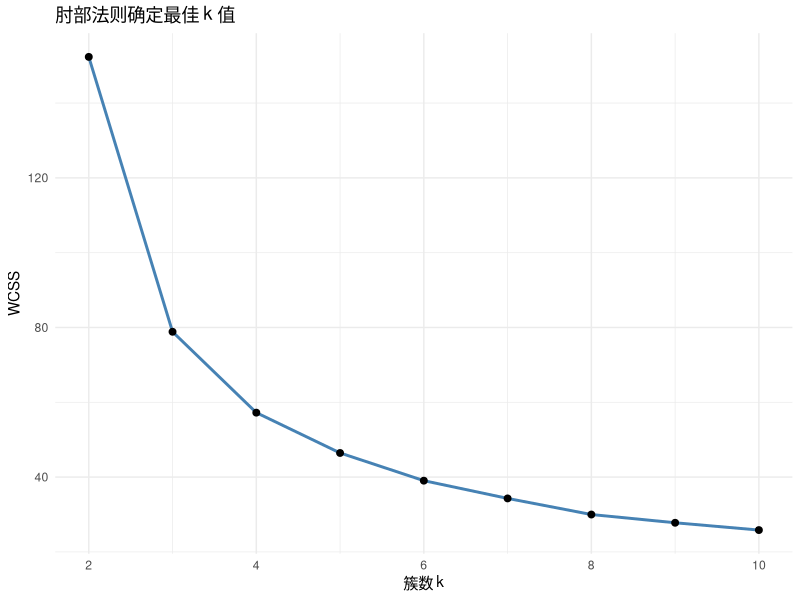
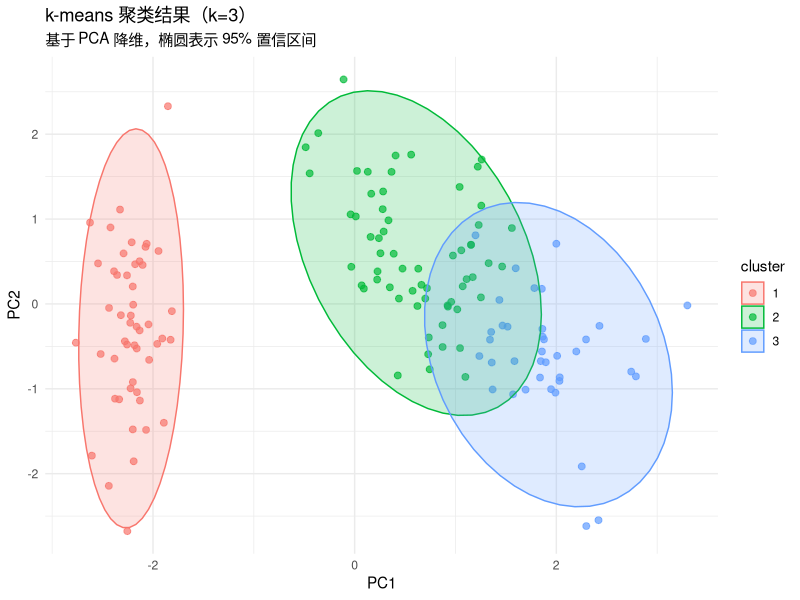
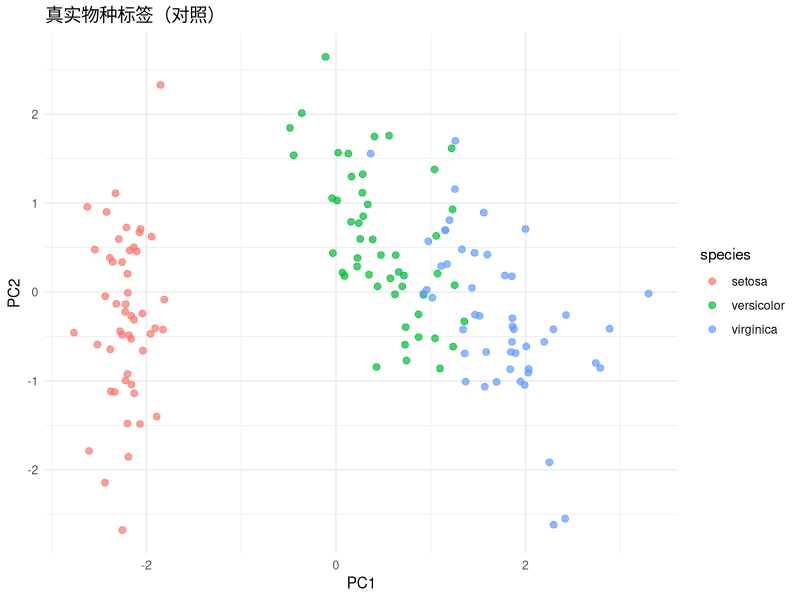

Generate these figures, in order, with R:
## ---- chunk 1
knitr::opts_chunk$set(echo = TRUE, warning = FALSE, message = FALSE)
library(ggplot2)
library(dplyr)
## ---- chunk 2
data(iris)
# 只使用数值特征
iris_features <- iris[, 1:4]
head(iris_features)
## ---- chunk 3
set.seed(123)
wcss <- sapply(2:10, function(k) {
  kmeans(iris_features, centers = k, nstart = 25)$tot.withinss
})

elbow_df <- data.frame(k = 2:10, wcss = wcss)

ggplot(elbow_df, aes(x = k, y = wcss)) +
  geom_line(color = "steelblue", size = 1) +
  geom_point(size = 2) +
  labs(title = "肘部法则确定最佳 k 值", x = "簇数 k", y = "WCSS") +
  theme_minimal()
## ---- chunk 4
set.seed(123)
km_result <- kmeans(iris_features, centers = 3, nstart = 25)
# 查看聚类结果摘要
table(km_result$cluster)
## ---- chunk 5
# 执行 PCA
pca <- prcomp(iris_features, scale. = TRUE)
pca_df <- as.data.frame(pca$x[, 1:2])
pca_df$cluster <- as.factor(km_result$cluster)
pca_df$species <- iris$Species  # 真实标签（仅用于对照）

# 绘制聚类结果（颜色表示算法分配的簇）
ggplot(pca_df, aes(x = PC1, y = PC2, color = cluster)) +
  geom_point(size = 2, alpha = 0.7) +
  stat_ellipse(aes(fill = cluster), type = "norm", alpha = 0.2, geom = "polygon") +
  labs(title = "k-means 聚类结果（k=3）", 
       subtitle = "基于 PCA 降维，椭圆表示 95% 置信区间") +
  theme_minimal()
## ---- chunk 6
ggplot(pca_df, aes(x = PC1, y = PC2, color = species)) +
  geom_point(size = 2, alpha = 0.7) +
  labs(title = "真实物种标签（对照）") +
  theme_minimal()
## ---- chunk 7
centers <- km_result$centers
colnames(centers) <- names(iris_features)
knitr::kable(centers, caption = "三个簇的中心（原始特征尺度）")
